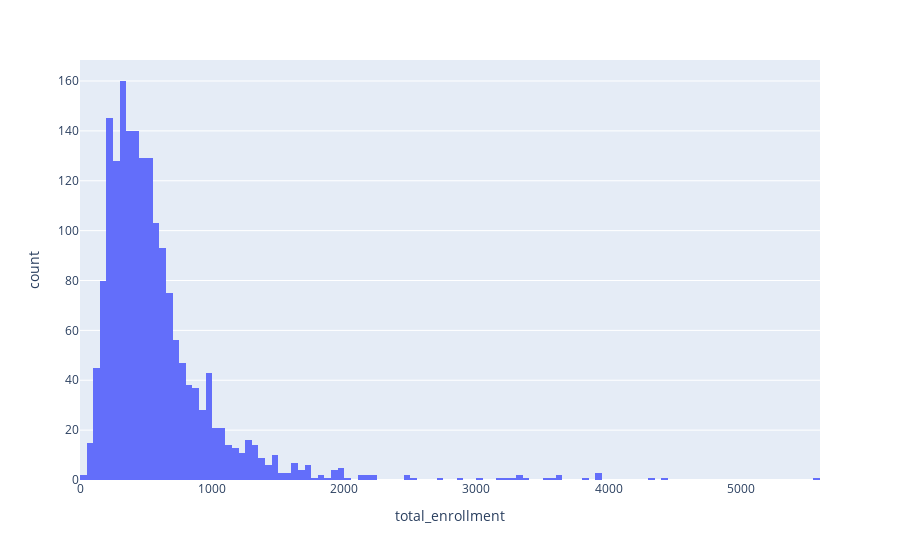

Source (notebook cell):
### Markdown cell above
#Task 2: Visually Explore the Data

![](https://media.giphy.com/media/wc5K9GF6Rort3DzFvi/giphy.gif)

Now comes the even more fun part! We get to visualize the data to identify broad trends, and to spot relationships, if any, between the variables in the dataset.

Remember: `px.histogram` is the workhorse of the Plotly library. It will be the most used function in your Python toolbox, especially as you're familiarizing yourself with a dataset.

### Task 2A. Create a histogram to view the distribution of total student enrollment in NYC public high schools.

<span style='background-color: rgba(138, 43, 226, 0.4); padding: 0.2em 0.4em; border-radius: 4px;'>**Hint:** You'll need to use the `total_enrollment` column of your DataFrame!</span>

### Code cell
# Plot the data showing the total student enrollment
data_chart = px.histogram(data, x='total_enrollment')
data_chart.show()

### Figure 1 — Plotly figure (JSON) as saved in the notebook; plotly's stock layout.template omitted (floating-point values rounded to 4 significant figures; data arrays with more than 128 entries replaced by an {"elided": "..."} marker saying what was removed)
{"data": [{"alignmentgroup": "True", "bingroup": "x", "hovertemplate": "total_enrollment=%{x}<br>count=%{y}<extra></extra>", "legendgroup": "", "marker": {"color": "#636efa", "pattern": {"shape": ""}}, "name": "", "offsetgroup": "", "orientation": "v", "showlegend": false, "type": "histogram", "x": {"elided": "1834 float values"}, "xaxis": "x", "yaxis": "y"}], "layout": {"autosize": true, "barmode": "relative", "legend": {"tracegroupgap": 0}, "margin": {"t": 60}, "xaxis": {"anchor": "y", "autorange": true, "domain": [0, 1], "range": [0, 5600], "title": {"text": "total_enrollment"}, "type": "linear"}, "yaxis": {"anchor": "x", "autorange": true, "domain": [0, 1], "range": [0, 168.4], "title": {"text": "count"}}}}
